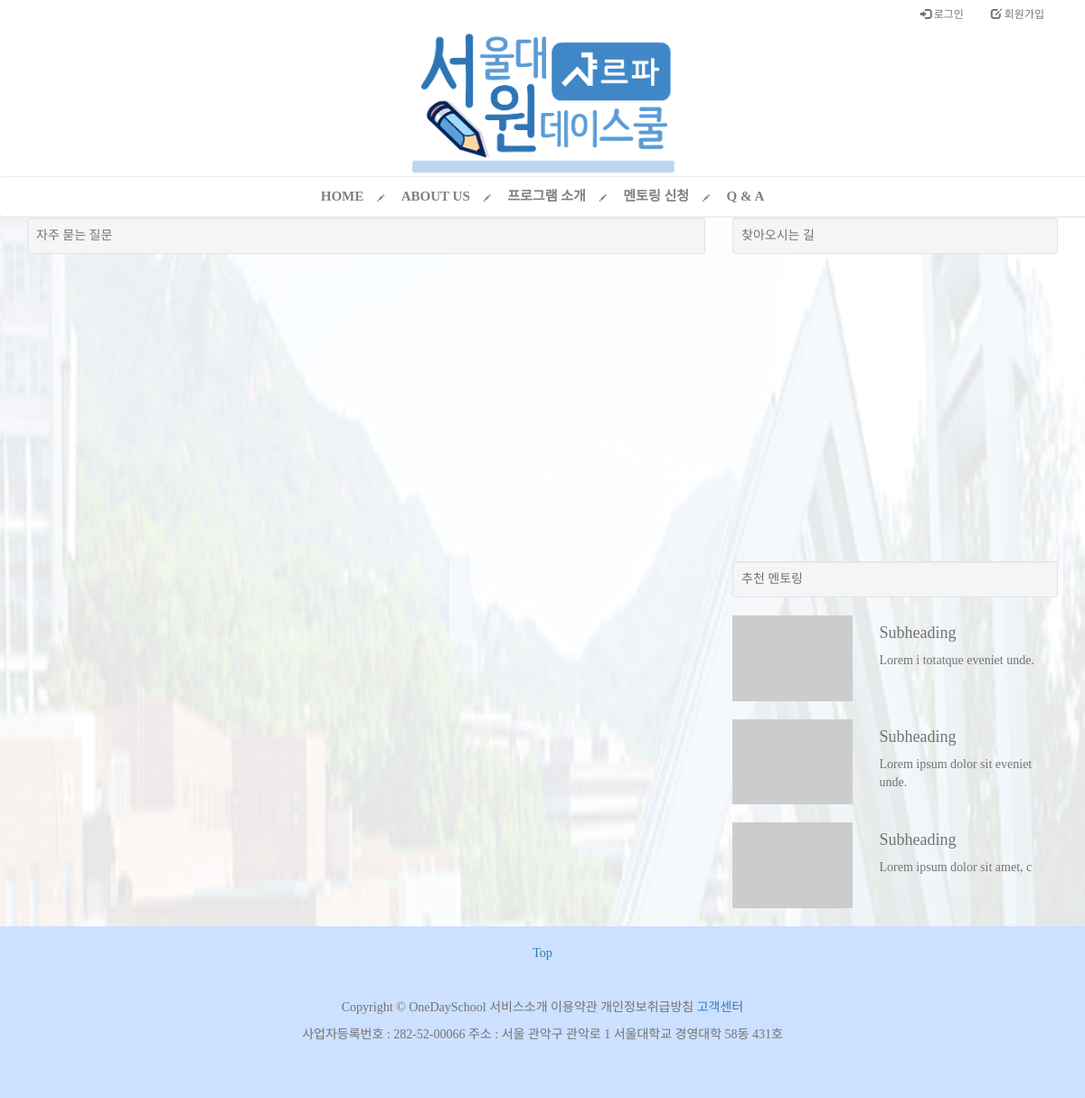
Page /Q&A/FAQ/ on the earlier database version.
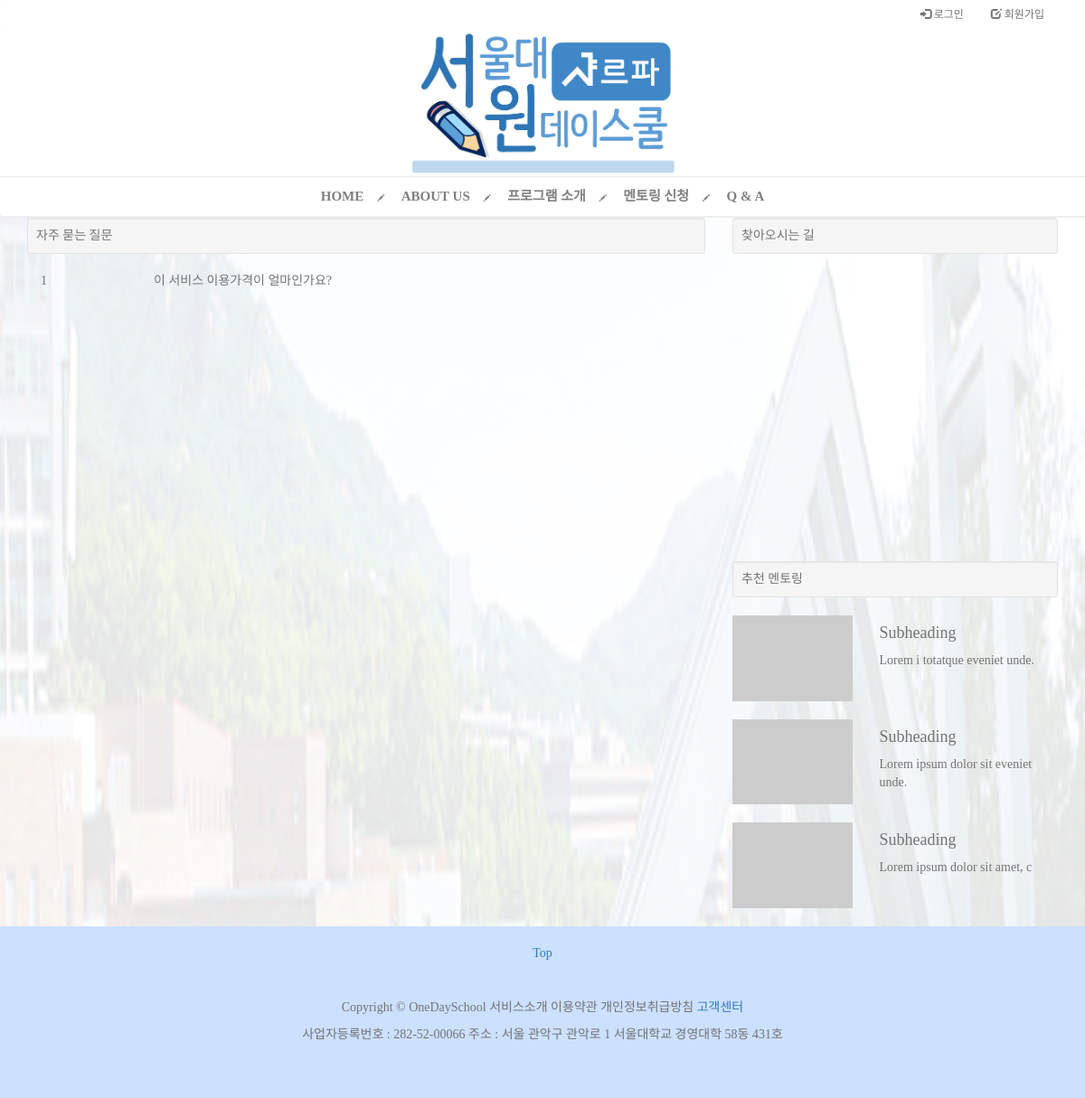
Same page on the later database version.
### QNA/models.py (models this page shows)
class Faq(models.Model):
    question_title = models.CharField(max_length=100)
    question_content = models.TextField()
    answer_title = models.CharField(max_length=200)
    answer_content = models.TextField()
    created_at = models.DateTimeField(auto_now_add=True)

### QNA/views.py (the view)
def faq_list(request):
    faq_list = Faq.objects.all()
    return render(request, 'QNA/faq_list.html', {
        'faq_list' : faq_list
        })

### QNA/templates/QNA/faq_list.html
{% extends 'mentoring/base.html' %}
{% load staticfiles %}
{% load bootstrap3 %}
{% block content %}
<div class="container">
    <div class="row">
        <div class="col-md-8">
            <div class="well well-sm">
            자주 묻는 질문
            </div>
            {% for faq in faq_list %}
                <div class="col-sm-2">
                    {{faq.pk}}
                </div>
                <div class="col-sm-10">
                    {{faq.question_title}}
                </div>
            {% endfor %}
        </div>
        <div class="col-md-4">
            <div class="well well-sm">
            찾아오시는 길
            </div>
            <div id="map" style="width:100%; min-height:300px;">
            </div>
            <br />
            <div class="well well-sm">
            추천 멘토링
            </div>
            <div class="row">
                <div class="col-md-5">
                    <a href="#">
                        <img class="img-responsive" src="http://placehold.it/350x250" alt="">
                    </a>
                </div>
                <div class="col-md-7">
                    <h4>Subheading</h4>
                    <p>Lorem i totatque eveniet unde.</p>
                </div>
            </div>
            <br />
            <div class="row">
                <div class="col-md-5">
                    <a href="#">
                        <img class="img-responsive" src="http://placehold.it/350x250" alt="">
                    </a>
                </div>
                <div class="col-md-7">
                    <h4>Subheading</h4>
                    <p>Lorem ipsum dolor sit eveniet unde.</p>
                </div>
            </div>
            <br />
            <div class="row">
                <div class="col-md-5">
                    <a href="#">
                        <img class="img-responsive" src="http://placehold.it/350x250" alt="">
                    </a>
                </div>
                <div class="col-md-7">
                    <h4>Subheading</h4>
                    <p>Lorem ipsum dolor sit amet, c</p>
                </div>
            </div>
            <br />
        </div>
    </div>
</div>
{% endblock %}

Differences in the rows shown:
added Faq: pk "1", question_title "이 서비스 이용가격이 얼마인가요?"
